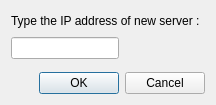
<?xml version="1.0" encoding="UTF-8"?>
<ui version="4.0">
 <class>AddServer</class>
 <widget class="QDialog" name="AddServer">
  <property name="geometry">
   <rect>
    <x>0</x>
    <y>0</y>
    <width>216</width>
    <height>105</height>
   </rect>
  </property>
  <property name="windowTitle">
   <string>Dialog</string>
  </property>
  <layout class="QVBoxLayout" name="verticalLayout">
   <item>
    <layout class="QHBoxLayout" name="horizontalLayout">
     <item>
      <widget class="QLabel" name="label">
       <property name="text">
        <string>Type the IP address of new server :</string>
       </property>
      </widget>
     </item>
     <item>
      <spacer name="horizontalSpacer">
       <property name="orientation">
        <enum>Qt::Horizontal</enum>
       </property>
       <property name="sizeHint" stdset="0">
        <size>
         <width>40</width>
         <height>20</height>
        </size>
       </property>
      </spacer>
     </item>
    </layout>
   </item>
   <item>
    <layout class="QHBoxLayout" name="horizontalLayout_2">
     <item>
      <widget class="QLineEdit" name="lineEdit">
       <property name="text">
        <string/>
       </property>
      </widget>
     </item>
     <item>
      <spacer name="horizontalSpacer_2">
       <property name="orientation">
        <enum>Qt::Horizontal</enum>
       </property>
       <property name="sizeHint" stdset="0">
        <size>
         <width>40</width>
         <height>20</height>
        </size>
       </property>
      </spacer>
     </item>
    </layout>
   </item>
   <item>
    <spacer name="verticalSpacer">
     <property name="orientation">
      <enum>Qt::Vertical</enum>
     </property>
     <property name="sizeHint" stdset="0">
      <size>
       <width>20</width>
       <height>16</height>
      </size>
     </property>
    </spacer>
   </item>
   <item>
    <widget class="QDialogButtonBox" name="buttonBox">
     <property name="orientation">
      <enum>Qt::Horizontal</enum>
     </property>
     <property name="standardButtons">
      <set>QDialogButtonBox::Cancel|QDialogButtonBox::Ok</set>
     </property>
    </widget>
   </item>
  </layout>
 </widget>
 <resources/>
 <connections>
  <connection>
   <sender>buttonBox</sender>
   <signal>accepted()</signal>
   <receiver>AddServer</receiver>
   <slot>accept()</slot>
   <hints>
    <hint type="sourcelabel">
     <x>248</x>
     <y>254</y>
    </hint>
    <hint type="destinationlabel">
     <x>157</x>
     <y>274</y>
    </hint>
   </hints>
  </connection>
  <connection>
   <sender>buttonBox</sender>
   <signal>rejected()</signal>
   <receiver>AddServer</receiver>
   <slot>reject()</slot>
   <hints>
    <hint type="sourcelabel">
     <x>316</x>
     <y>260</y>
    </hint>
    <hint type="destinationlabel">
     <x>286</x>
     <y>274</y>
    </hint>
   </hints>
  </connection>
 </connections>
</ui>
